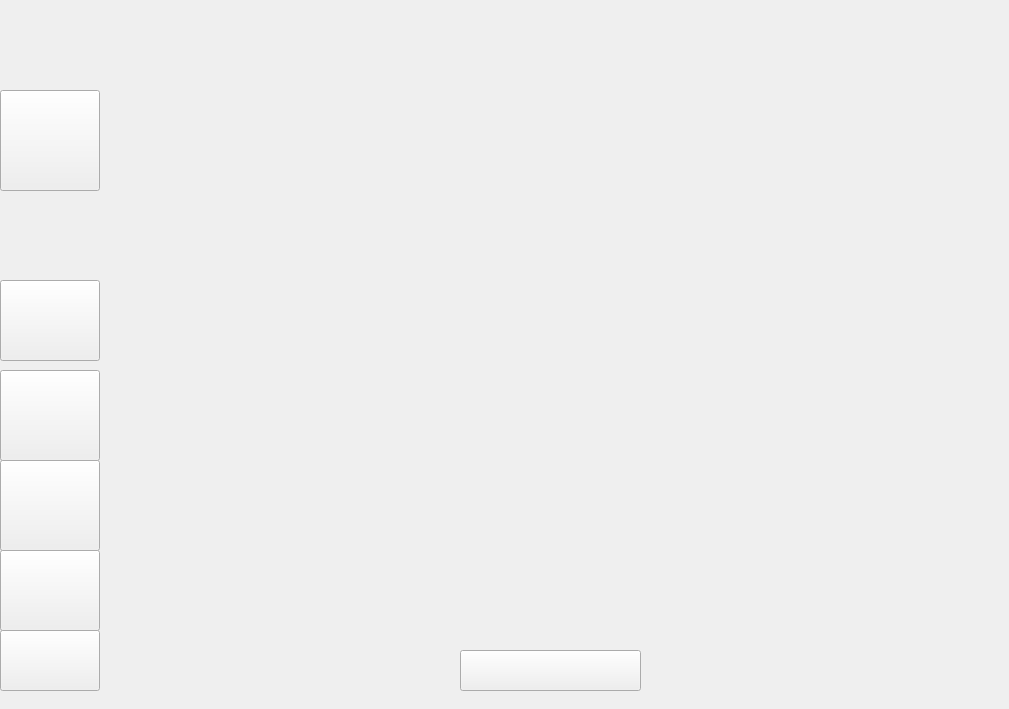
    <widget class="QWidget" name="page_5">
     <widget class="QLabel" name="label_5">
      <property name="geometry">
       <rect>
        <x>0</x>
        <y>0</y>
        <width>1000</width>
        <height>700</height>
       </rect>
      </property>
      <property name="text">
       <string/>
      </property>
      <property name="pixmap">
       <pixmap resource="resources.qrc">:/resources/ModificarAlumnos.png</pixmap>
      </property>
      <property name="scaledContents">
       <bool>true</bool>
      </property>
     </widget>
     <widget class="QPushButton" name="CuentaButton_2">
      <property name="geometry">
       <rect>
        <x>0</x>
        <y>90</y>
        <width>100</width>
        <height>101</height>
       </rect>
      </property>
      <property name="text">
       <string/>
      </property>
     </widget>
     <widget class="QPushButton" name="pushButton_7">
      <property name="geometry">
       <rect>
        <x>460</x>
        <y>650</y>
        <width>181</width>
        <height>41</height>
       </rect>
      </property>
      <property name="text">
       <string/>
      </property>
     </widget>
     <widget class="QPushButton" name="pushButton_21">
      <property name="geometry">
       <rect>
        <x>0</x>
        <y>280</y>
        <width>100</width>
        <height>81</height>
       </rect>
      </property>
      <property name="text">
       <string/>
      </property>
     </widget>
     <widget class="QPushButton" name="pushButton_69">
      <property name="geometry">
       <rect>
        <x>0</x>
        <y>370</y>
        <width>100</width>
        <height>91</height>
       </rect>
      </property>
      <property name="text">
       <string/>
      </property>
     </widget>
     <widget class="QPushButton" name="pushButton_88">
      <property name="geometry">
       <rect>
        <x>0</x>
        <y>460</y>
        <width>100</width>
        <height>91</height>
       </rect>
      </property>
      <property name="text">
       <string/>
      </property>
     </widget>
     <widget class="QPushButton" name="pushButton_143">
      <property name="geometry">
       <rect>
        <x>0</x>
        <y>550</y>
        <width>100</width>
        <height>81</height>
       </rect>
      </property>
      <property name="text">
       <string/>
      </property>
     </widget>
     <widget class="QPushButton" name="pushButton_144">
      <property name="geometry">
       <rect>
        <x>0</x>
        <y>630</y>
        <width>100</width>
        <height>61</height>
       </rect>
      </property>
      <property name="text">
       <string/>
      </property>
     </widget>
     <widget class="QListWidget" name="listWidgetAlumnos">
      <property name="geometry">
       <rect>
        <x>130</x>
        <y>160</y>
        <width>841</width>
        <height>481</height>
       </rect>
      </property>
      <property name="styleSheet">
       <string notr="true">QWidget {
    background: transparent;
    color: black;
}
</string>
      </property>
     </widget>
    </widget>
